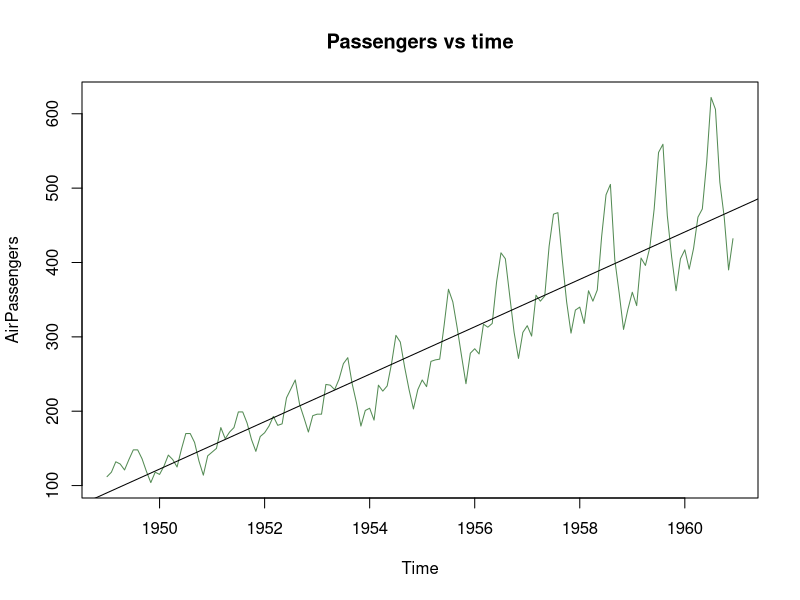
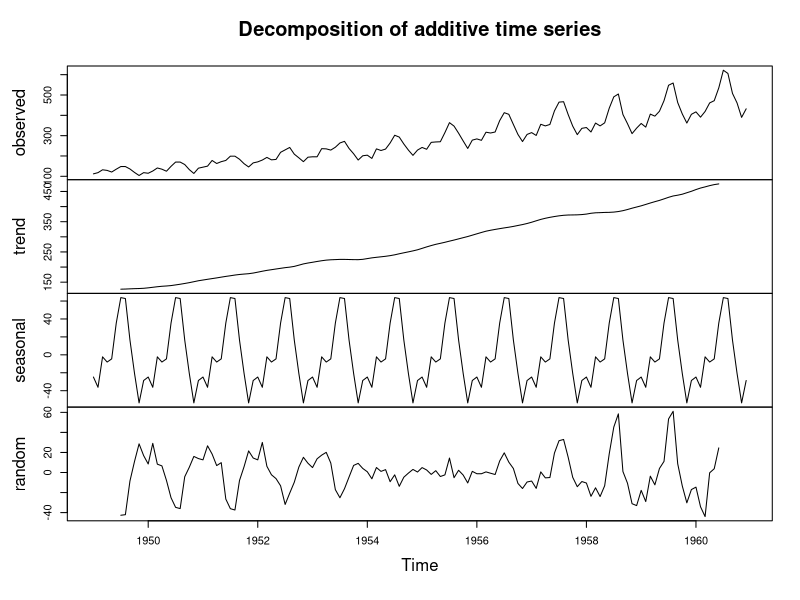
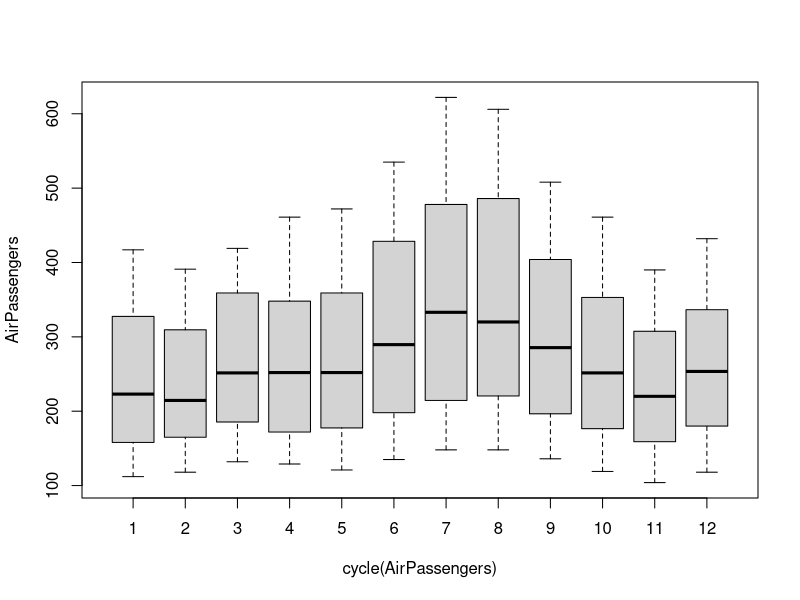
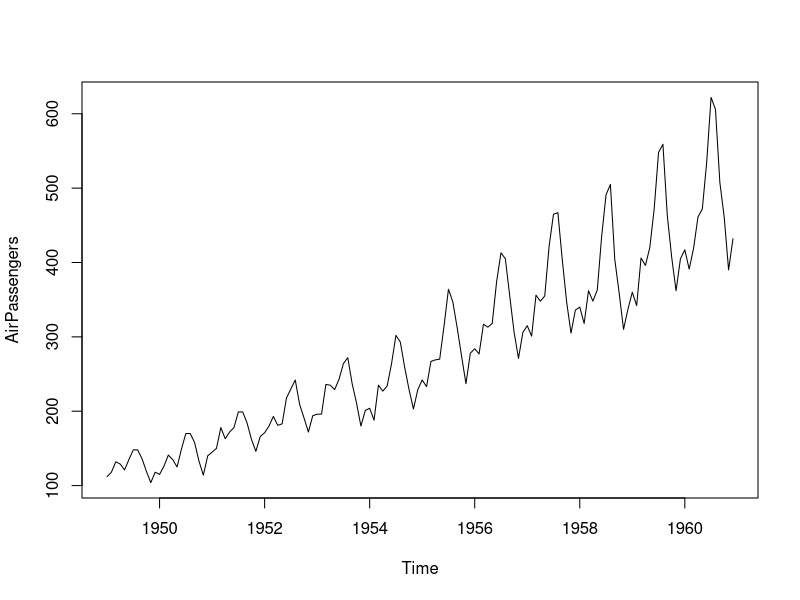
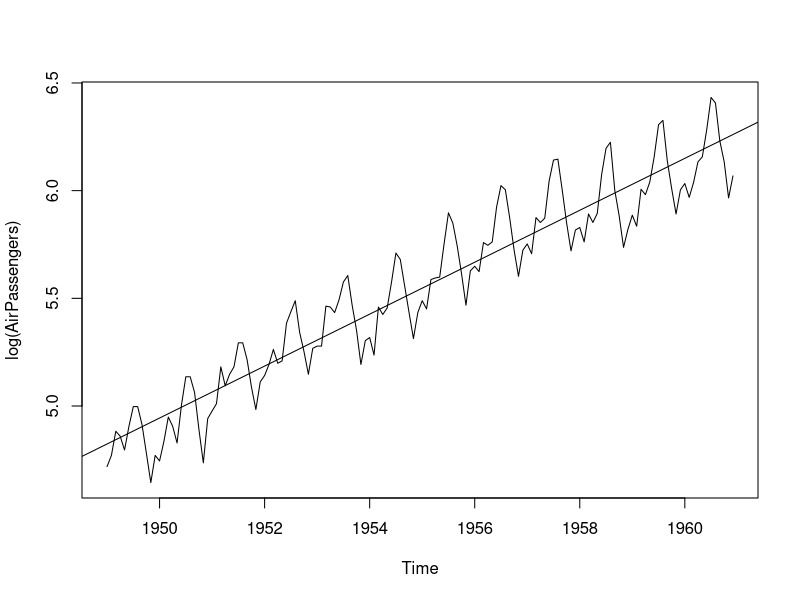
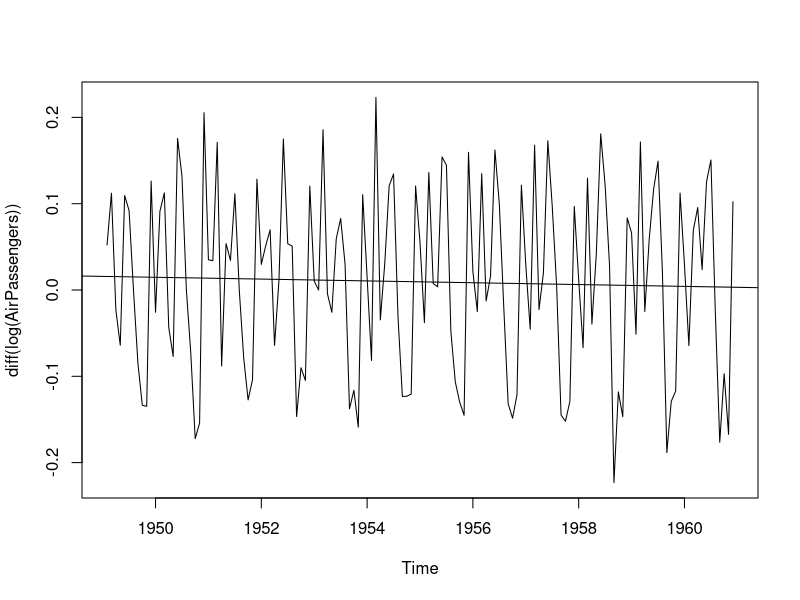
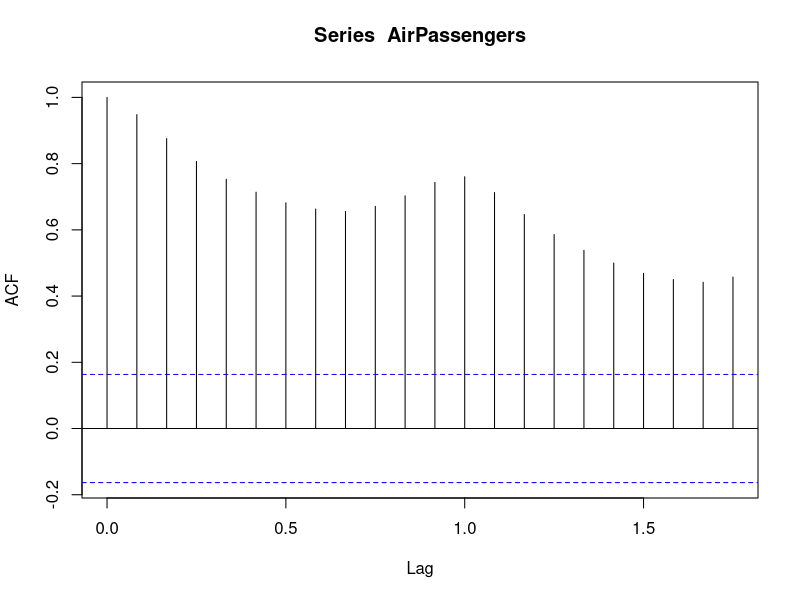
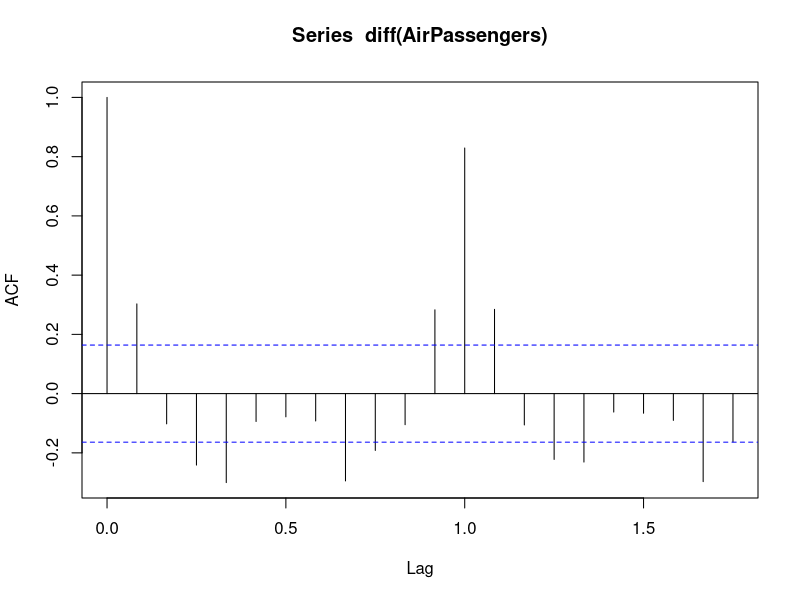

R code for these plots, in order:
AirPassengers
class(AirPassengers)
start(AirPassengers)
end(AirPassengers)
summary(AirPassengers)
plot(AirPassengers,col="palegreen4",
     main="Passengers vs time")
abline(lm(AirPassengers~time(AirPassengers)))
plot(decompose(AirPassengers))
boxplot(AirPassengers~cycle(AirPassengers))
plot(AirPassengers)
plot(log(AirPassengers)) #make variance equal
abline(lm(log(AirPassengers)~time(log(AirPassengers))))

plot(diff(log(AirPassengers)))
abline(lm(diff(log(AirPassengers))~time(diff(log(AirPassengers)))))

#AR I MA
#p  d  q

acf(AirPassengers)
acf(diff(AirPassengers))

#q = 1
pacf(AirPassengers)
#p = 0
#d = 1 , no. of times we differentiate to get mean constant

arima(log(AirPassengers) , c(0,1,1) , 
      seasonal = list(order=c(0,1,0), period=12)) -> mod_time
predict(mod_time,10*12) -> pred_time
print(pred_time)

2.718^(pred_time$pred) -> pred_time
print(pred_time)

ts.plot(AirPassengers,pred_time,log="y",lty=c(1,3),
        col="palegreen4",main="forecastedvalues")


       